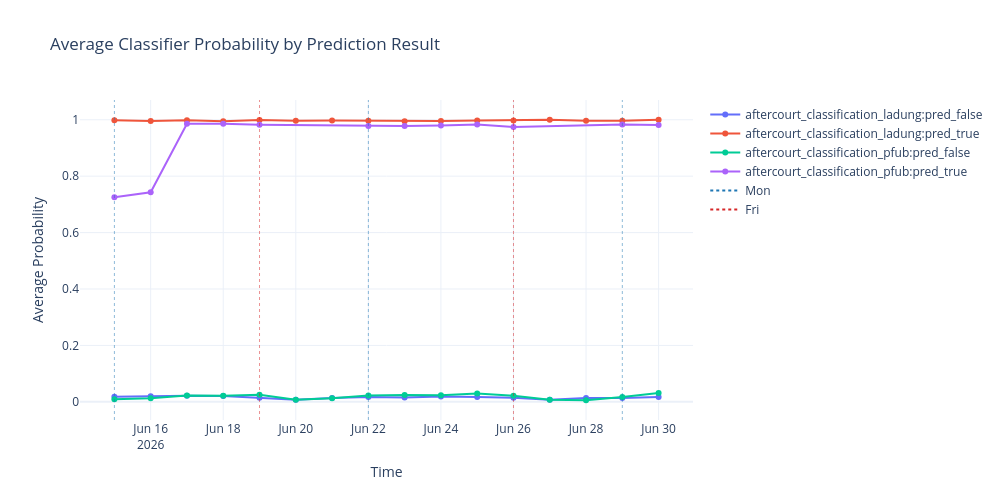

The cell this chart's notebook holds for it:
### Code cell
plot_time_series(df, title="Average Classifier Probability by Prediction Result", ylabel="Average Probability")

### Figure 1 — Plotly figure (JSON) as saved in the notebook; plotly's stock layout.template omitted (floating-point values rounded to 4 significant figures)
{"data": [{"hovertemplate": "Metric=aftercourt_classification_ladung:pred_false<br>Time=%{x}<br>Average Probability=%{y}<extra></extra>", "legendgroup": "aftercourt_classification_ladung:pred_false", "line": {"color": "#636efa", "dash": "solid"}, "marker": {"symbol": "circle"}, "mode": "lines+markers", "name": "aftercourt_classification_ladung:pred_false", "orientation": "v", "showlegend": true, "type": "scatter", "x": ["2026-06-15T00:00:00.000000000", "2026-06-16T00:00:00.000000000", "2026-06-17T00:00:00.000000000", "2026-06-18T00:00:00.000000000", "2026-06-19T00:00:00.000000000", "2026-06-20T00:00:00.000000000", "2026-06-21T00:00:00.000000000", "2026-06-22T00:00:00.000000000", "2026-06-23T00:00:00.000000000", "2026-06-24T00:00:00.000000000", "2026-06-25T00:00:00.000000000", "2026-06-26T00:00:00.000000000", "2026-06-27T00:00:00.000000000", "2026-06-28T00:00:00.000000000", "2026-06-29T00:00:00.000000000", "2026-06-30T00:00:00.000000000"], "xaxis": "x", "y": [0.01758, 0.02003, 0.0215, 0.02053, 0.01423, 0.007496, 0.01377, 0.01743, 0.01572, 0.01869, 0.01693, 0.01455, 0.007364, 0.01343, 0.01346, 0.01681], "yaxis": "y"}, {"hovertemplate": "Metric=aftercourt_classification_ladung:pred_true<br>Time=%{x}<br>Average Probability=%{y}<extra></extra>", "legendgroup": "aftercourt_classification_ladung:pred_true", "line": {"color": "#EF553B", "dash": "solid"}, "marker": {"symbol": "circle"}, "mode": "lines+markers", "name": "aftercourt_classification_ladung:pred_true", "orientation": "v", "showlegend": true, "type": "scatter", "x": ["2026-06-15T00:00:00.000000000", "2026-06-16T00:00:00.000000000", "2026-06-17T00:00:00.000000000", "2026-06-18T00:00:00.000000000", "2026-06-19T00:00:00.000000000", "2026-06-20T00:00:00.000000000", "2026-06-21T00:00:00.000000000", "2026-06-22T00:00:00.000000000", "2026-06-23T00:00:00.000000000", "2026-06-24T00:00:00.000000000", "2026-06-25T00:00:00.000000000", "2026-06-26T00:00:00.000000000", "2026-06-27T00:00:00.000000000", "2026-06-28T00:00:00.000000000", "2026-06-29T00:00:00.000000000", "2026-06-30T00:00:00.000000000"], "xaxis": "x", "y": [0.9979, 0.9953, 0.9978, 0.9943, 0.9988, 0.9967, 0.9978, 0.9963, 0.9947, 0.9958, 0.9974, 0.9976, 1.0, 0.9967, 0.9969, 1.0], "yaxis": "y"}, {"hovertemplate": "Metric=aftercourt_classification_pfub:pred_false<br>Time=%{x}<br>Average Probability=%{y}<extra></extra>", "legendgroup": "aftercourt_classification_pfub:pred_false", "line": {"color": "#00cc96", "dash": "solid"}, "marker": {"symbol": "circle"}, "mode": "lines+markers", "name": "aftercourt_classification_pfub:pred_false", "orientation": "v", "showlegend": true, "type": "scatter", "x": ["2026-06-15T00:00:00.000000000", "2026-06-16T00:00:00.000000000", "2026-06-17T00:00:00.000000000", "2026-06-18T00:00:00.000000000", "2026-06-19T00:00:00.000000000", "2026-06-20T00:00:00.000000000", "2026-06-21T00:00:00.000000000", "2026-06-22T00:00:00.000000000", "2026-06-23T00:00:00.000000000", "2026-06-24T00:00:00.000000000", "2026-06-25T00:00:00.000000000", "2026-06-26T00:00:00.000000000", "2026-06-27T00:00:00.000000000", "2026-06-28T00:00:00.000000000", "2026-06-29T00:00:00.000000000", "2026-06-30T00:00:00.000000000"], "xaxis": "x", "y": [0.008803, 0.01303, 0.02283, 0.02144, 0.02479, 0.007001, 0.01305, 0.02233, 0.02448, 0.02351, 0.02963, 0.0216, 0.007414, 0.005581, 0.01724, 0.03089], "yaxis": "y"}, {"hovertemplate": "Metric=aftercourt_classification_pfub:pred_true<br>Time=%{x}<br>Average Probability=%{y}<extra></extra>", "legendgroup": "aftercourt_classification_pfub:pred_true", "line": {"color": "#ab63fa", "dash": "solid"}, "marker": {"symbol": "circle"}, "mode": "lines+markers", "name": "aftercourt_classification_pfub:pred_true", "orientation": "v", "showlegend": true, "type": "scatter", "x": ["2026-06-15T00:00:00.000000000", "2026-06-16T00:00:00.000000000", "2026-06-17T00:00:00.000000000", "2026-06-18T00:00:00.000000000", "2026-06-19T00:00:00.000000000", "2026-06-22T00:00:00.000000000", "2026-06-23T00:00:00.000000000", "2026-06-24T00:00:00.000000000", "2026-06-25T00:00:00.000000000", "2026-06-26T00:00:00.000000000", "2026-06-29T00:00:00.000000000", "2026-06-30T00:00:00.000000000"], "xaxis": "x", "y": [0.7249, 0.7427, 0.9857, 0.9855, 0.9822, 0.9778, 0.9778, 0.9795, 0.9827, 0.9746, 0.9828, 0.981], "yaxis": "y"}, {"hoverinfo": "skip", "line": {"color": "#1f77b4", "dash": "dot"}, "mode": "lines", "name": "Mon", "showlegend": true, "type": "scatter", "x": ["2026-06-15T00:00:00"], "y": [null]}, {"hoverinfo": "skip", "line": {"color": "#d62728", "dash": "dot"}, "mode": "lines", "name": "Fri", "showlegend": true, "type": "scatter", "x": ["2026-06-19T00:00:00"], "y": [null]}], "layout": {"height": 500, "hovermode": "x unified", "legend": {"title": {"text": ""}, "tracegroupgap": 0}, "shapes": [{"line": {"color": "#1f77b4", "dash": "dot", "width": 1}, "opacity": 0.5, "type": "line", "x0": "2026-06-15T00:00:00", "x1": "2026-06-15T00:00:00", "xref": "x", "y0": 0, "y1": 1, "yref": "y domain"}, {"line": {"color": "#d62728", "dash": "dot", "width": 1}, "opacity": 0.5, "type": "line", "x0": "2026-06-19T00:00:00", "x1": "2026-06-19T00:00:00", "xref": "x", "y0": 0, "y1": 1, "yref": "y domain"}, {"line": {"color": "#1f77b4", "dash": "dot", "width": 1}, "opacity": 0.5, "type": "line", "x0": "2026-06-22T00:00:00", "x1": "2026-06-22T00:00:00", "xref": "x", "y0": 0, "y1": 1, "yref": "y domain"}, {"line": {"color": "#d62728", "dash": "dot", "width": 1}, "opacity": 0.5, "type": "line", "x0": "2026-06-26T00:00:00", "x1": "2026-06-26T00:00:00", "xref": "x", "y0": 0, "y1": 1, "yref": "y domain"}, {"line": {"color": "#1f77b4", "dash": "dot", "width": 1}, "opacity": 0.5, "type": "line", "x0": "2026-06-29T00:00:00", "x1": "2026-06-29T00:00:00", "xref": "x", "y0": 0, "y1": 1, "yref": "y domain"}], "title": {"text": "Average Classifier Probability by Prediction Result"}, "width": 1000, "xaxis": {"anchor": "y", "domain": [0, 1], "title": {"text": "Time"}}, "yaxis": {"anchor": "x", "domain": [0, 1], "title": {"text": "Average Probability"}}}}
